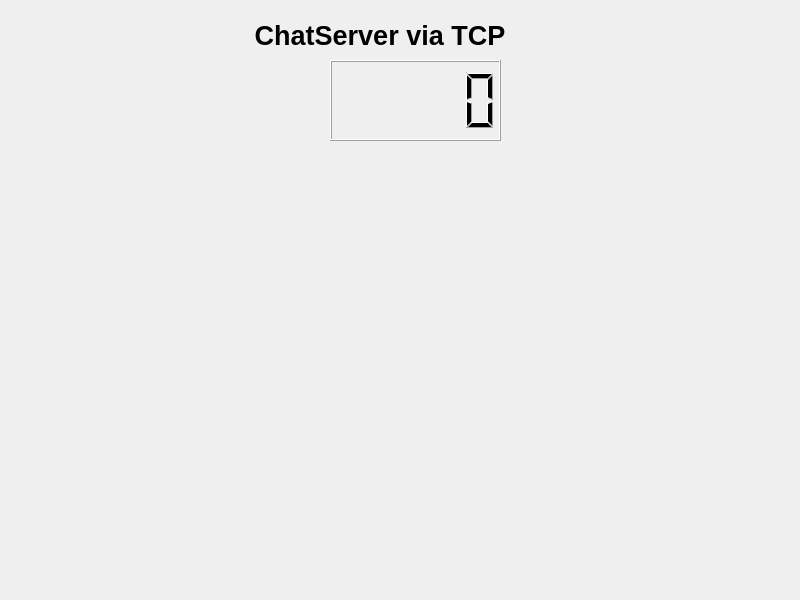
<?xml version="1.0" encoding="UTF-8"?>
<ui version="4.0">
 <class>Widget</class>
 <widget class="QWidget" name="Widget">
  <property name="geometry">
   <rect>
    <x>0</x>
    <y>0</y>
    <width>800</width>
    <height>600</height>
   </rect>
  </property>
  <property name="windowTitle">
   <string>Widget</string>
  </property>
  <widget class="QLCDNumber" name="lcdNumber_usercount">
   <property name="geometry">
    <rect>
     <x>330</x>
     <y>60</y>
     <width>171</width>
     <height>81</height>
    </rect>
   </property>
  </widget>
  <widget class="QLabel" name="label_title">
   <property name="geometry">
    <rect>
     <x>250</x>
     <y>10</y>
     <width>260</width>
     <height>50</height>
    </rect>
   </property>
   <property name="font">
    <font>
     <pointsize>20</pointsize>
     <bold>true</bold>
    </font>
   </property>
   <property name="text">
    <string>ChatServer via TCP</string>
   </property>
   <property name="alignment">
    <set>Qt::AlignCenter</set>
   </property>
   <property name="margin">
    <number>0</number>
   </property>
  </widget>
 </widget>
 <resources/>
 <connections/>
</ui>
